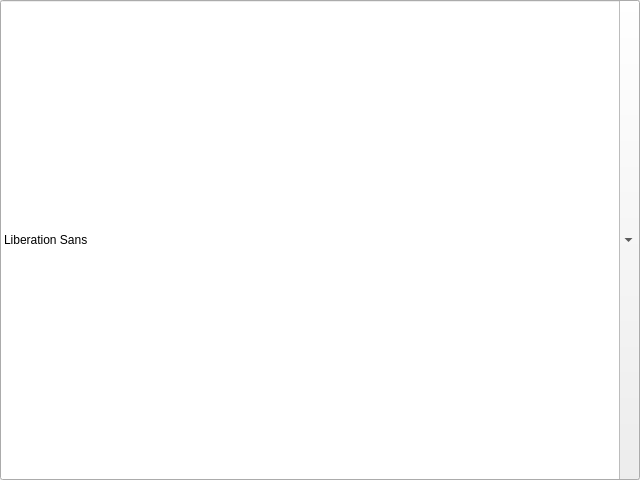
<?xml version="1.0" encoding="UTF-8"?>
<!-- SPDX-License-Identifier: MIT -->
<ui version="4.0">
 <class>FontComboBoxHost</class>
 <widget class="QFontComboBox" name="FontComboBoxHost">
  <property name="geometry">
   <rect>
    <x>0</x>
    <y>0</y>
    <width>640</width>
    <height>480</height>
   </rect>
  </property>
  <property name="windowTitle">
   <string>QFontComboBox</string>
  </property>
  <property name="toolTip">
   <string>QFontComboBox host</string>
  </property>
 </widget>

</ui>
